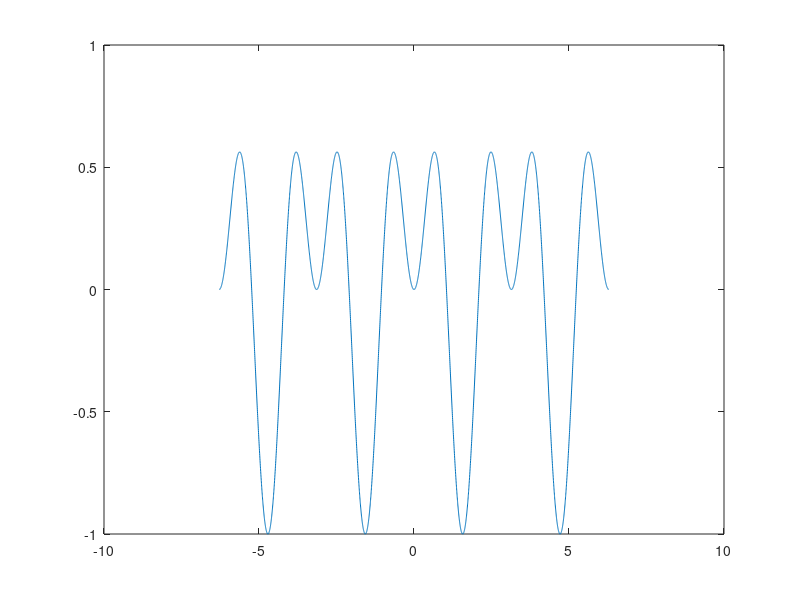

Source code (MATLAB):
% Factor to generate points
K = 128;

% Total number of points
M = 16 * K;

% x to approximate
x = 2 * pi * (-M:(M - 1)) / M;

% rand power
P = 0.5;

function dump(x, y, name)
    z(1, :) = x;
    z(2, :) = y;
    f = fopen(name, 'w');
    fprintf(f, '%d, %d\n', z);
    fclose(f);
end

function y = sinx_sin2x(x, P)
    y = sin(3 * x) .* sin(x) + P * rand(1, length(x));
end

y = sinx_sin2x(x, 0);
dump(x, y, 'signal.txt')

plot(x, y);
pause

S = 16
x = 2 * pi * (-S*M:(S*M - 1)) / M;
y = sinx_sin2x(x, P);
dump(x, y, 'test_signal.txt')

dump(x, y, 'expected_signal.txt')
y = sinx_sin2x(x, 0);
